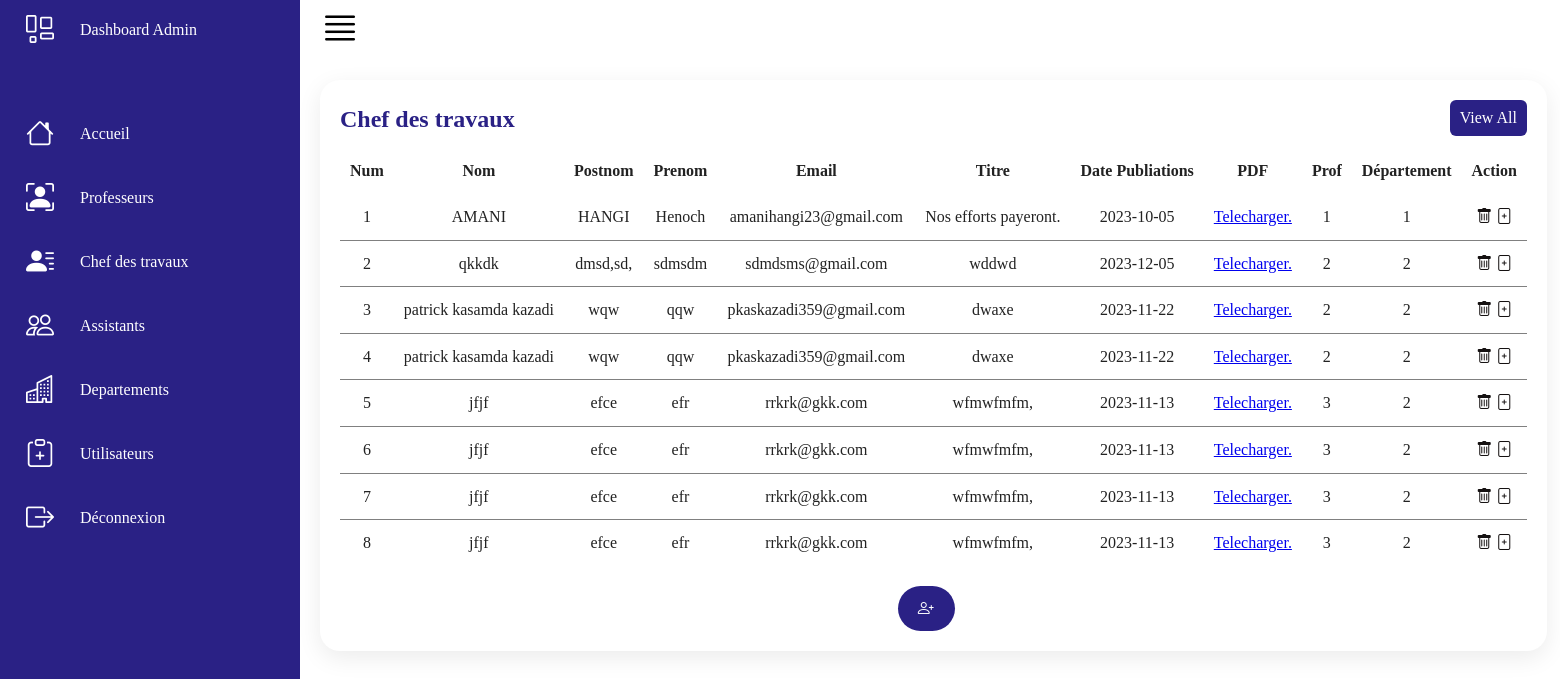
/CT.php, run on the app's committed database.
### tables this page shows
CREATE TABLE IF NOT EXISTS `ct` (
  `IdCt` int NOT NULL AUTO_INCREMENT,
  `Nom` varchar(25) DEFAULT NULL,
  `Postnom` varchar(25) DEFAULT NULL,
  `Prenom` varchar(25) DEFAULT NULL,
  `Email` varchar(255) DEFAULT NULL,
  `Tel` varchar(25) DEFAULT NULL,
  `Sexe` enum('M','F') DEFAULT NULL,
  `Article` varchar(255) DEFAULT NULL,
  `Date` date DEFAULT NULL,
  `Pdf` varchar(255) DEFAULT NULL,
  `FKIdProf` int DEFAULT NULL,
  `FKIdDep` int DEFAULT NULL,
  PRIMARY KEY (`IdCt`),
  KEY `FKIdProf` (`FKIdProf`),
  KEY `FKIdDep` (`FKIdDep`)
);

### CT.php (the view, shortened to what this page needs)
<?php
$db_host = "localhost";
$db_user = "root";
$db_pass = "";
$db_name = "publications";
 $conn = new mysqli($db_host, $db_user, $db_pass, $db_name);
$sql = "SELECT *FROM ct";
$result = $conn->query($sql);
?>
<!DOCTYPE html>
<html lang="fr">
<head>
    <link rel="stylesheet" href="Style/Dashboard.css">
    <link rel="stylesheet" href="Js/main.Js">
    <link href="Sheria-icons/Sheria-icons.css" rel="stylesheet">
</head>
<body>
    <div class="container">
        <div class="navigation">
            <ul>
                <li>
                    <a href="#">
                        <span class="icon">
                            <ion-icon class="bi bi-layout-wtf"></ion-icon>
                        </span>
                        <span class="title">Dashboard Admin</span>
                    </a>
                </li>
                <li>
                    <a href="Dashboard.php">
                        <span class="icon">
                            <ion-icon class="bi bi-house"></ion-icon>
                        </span>
                        <span class="title">Accueil</span>
                    </a>
                </li>
                <li>
                    <a href="Professeur.php">
                        <span class="icon">
                            <ion-icon class="bi bi-person-bounding-box"></ion-icon>
                        </span>
                        <span class="title">Professeurs</span>
                    </a>
                </li>
                <li>
                    <a href="#">
                        <span class="icon">
                            <ion-icon class="bi bi-person-lines-fill"></ion-icon>
                        </span>
                        <span class="title">Chef des travaux</span>
                    </a>
                </li>
                <li>
                    <a href="Ass.php">
                        <span class="icon">
                            <ion-icon class="bi bi-people"></ion-icon>
                        </span>
                        <span class="title">Assistants</span>
                    </a>
                </li>
                <li>
                    <a href="Depart.php">
                        <span class="icon">
                            <ion-icon class="bi bi-building"></ion-icon>
                        </span>
                        <span class="title">Departements</span>
                    </a>
                </li>
                <li>
                    <a href="Utilisateur.php">
                        <span class="icon">
                            <ion-icon class="bi bi-clipboard-plus"></ion-icon>
                        </span>
                        <span class="title">Utilisateurs</span>
                    </a>
                </li>
                <li>
                    <a href="Login Admin.php">
                        <span class="icon">
                            <ion-icon class="bi bi-box-arrow-right"></ion-icon>
                        </span>
                        <span class="title">Déconnexion</span>
                    </a>
                </li>
            </ul>
        </div>
        <div class="main">
            <div class="topbar">
                <div class="toggle">
                    <ion-icon class="bi bi-justify"></ion-icon>
                </div>
            </div>
        <div class="details">
            <div class="recentOrders">
                <div class="cardHeader">
                    <h2>Chef des travaux</h2>
                    <a href="#" class="btn">View All</a>
                </div>
                <table>
                    <thead>
                        <tr>
                            <td>Num</td>
                            <td>Nom</td>
                            <td>Postnom</td>
                            <td>Prenom</td>
                            <td>Email</td>
                            <td>Titre</td>
                            <td>Date Publiations</td>
                            <td>PDF</td>
                            <td>Prof</td>
                            <td>Département</td>
                            <td>Action</td>
                        </tr>
                    </thead>
                    <tbody>
                    <?php
                        $index=1;
                        if ($result->num_rows > 0) {
                         while ($row = $result->fetch_assoc()) {
                        $file_path = "uploads/" . $row['Pdf'];
                    ?>
                        <tr>
                            <td> <?php echo $index; ?> </td>
                            <td><?php echo $row['Nom']; ?></td>
                            <td><?php echo $row['Postnom']; ?></td>
                            <td><?php echo $row['Prenom']; ?></td>
                            <td><?php echo $row['Email']; ?></td>
                            <td><?php echo $row['Article']; ?></td>
                            <td><?php echo $row['Date']; ?></td>
                            <td><a href="<?php echo $file_path; ?>" download>Telecharger.</a></td>
                            <td><?php echo $row['FKIdProf']; ?></td>
                            <td><?php echo $row['FKIdDep']; ?></td>
                            <td>
                                <a href="SupprimerCT.php?IdCt=<?php echo $row['IdCt']; ?>" class="Sup">
                                    <ion-icon class="bi bi-trash"></ion-icon>
                                </a>
                                <a href="ModifierCT.php?IdCt=<?php echo $row['IdCt']; ?>" class="Mod">
                                    <ion-icon class="bi bi-file-plus"></ion-icon>
                                </a>
                            </td>
                        </tr>
                        <?php
                        $index++;
                            }
                        } else {
                        ?>
                    <?php
                    }
                    ?>
                    </tbody>
                </table>
                <div class="inputboite">
                    <a href="FormCT.php" class="btn2"><ion-icon class="bi bi-person-plus"></ion-icon></a>
                </div>
            </div>
        </div>
    </div>
</div>
</body>
</html>

### Style/Dashboard.css (style rules this page uses)
* { font-family: Maiandra GD; margin: 0px; padding: 0px; box-sizing: border-box; scroll-behavior: smooth; }
body { font-size: 16px; font-family: "montserrat", sans-serif; line-height: 1.6; margin: 0; font-weight: 500; background: #fbfbfb; }
.container { position: relative; width: 100%; }
.navigation { position: fixed; width: 300px; height: 100%; background: #2a2185; border-left: 10px solid #2a2185; transition: 0.5s; overflow: hidden; }
.navigation ul { position: absolute; top: 0; left: 0; width: 100%; }
.navigation ul li { position: relative; width: 100%; list-style: none; border-top-left-radius: 30px; border-bottom-left-radius: 30px; }
.navigation ul li:nth-child(1) { margin-bottom: 40px; pointer-events: none; }
.navigation ul li a { position: relative; display: block; width: 100%; display: flex; text-decoration: none; color: #fff; }
.navigation ul li a .icon { position: relative; display: block; min-width: 60px; line-height: 60px; text-align: center; }
.navigation ul li a .icon ion-icon { font-size: 1.75rem; }
.navigation ul li a .title { position: relative; display: block; padding: 0 10px; height: 60px; line-height: 60px; text-align: start; white-space: nowrap; }
.main { position: absolute; left: 300px; min-height: 100vh; background: #fff; transition: 0.5s; }
.topbar { width: 100%; height: 60px; display: flex; justify-content: space-between; align-items: center; padding: 0 10px; }
.toggle { position: relative; width: 60px; display: flex; justify-content: center; align-items: center; font-size: 2.5rem; cursor: pointer; }
.details { position: relative; width: 100%; padding: 20px; display: grid; grid-template-columns: 2fr 1fr; grid-gap: 30px; }
.details .recentOrders { position: relative; display: grid; min-height: 500px; background: #fff; padding: 20px; box-shadow: 0 7px 25px rgba(0, 0, 0, 0.08); border-radius: 20px; }
.details .cardHeader { display: flex; justify-content: space-between; align-items: flex-start; }
.cardHeader h2 { font-weight: 600; color: #2a2185; }
.cardHeader .btn { position: relative; padding: 5px 10px; background: #2a2185; text-decoration: none; color: #fff; border-radius: 6px; }
.details table { width: 100%; border-collapse: collapse; margin-top: 10px; white-space: nowrap; }
.details table thead td { font-weight: 600; text-align: left; }
.details .recentOrders table tr { color: #222; border-bottom: 1px solid gray; text-align: left; }
.details .recentOrders table tr:last-child { border-bottom: none; }
.Sup { color: #151111; text-decoration: none; width: 20px; height: 20px; transition: 0.3s; }
.Mod { color: #151111; text-decoration: none; width: 20px; height: 20px; transition: 0.3s; }
.details .recentOrders table tr td { padding: 10px; text-align: center; }
.details .recentOrders table tr td:last-child { text-align: center; }
.details .recentOrders table tr td:nth-child(2) { text-align: center; }
.details .recentOrders table tr td:nth-child(3) { text-align: center; }
.details .recentOrders table tr td:nth-child(4) { text-align: center; }
.details .recentOrders table tr td:nth-child(5) { text-align: center; }
.details .recentOrders table tr td:nth-child(6) { text-align: center; }
.details .recentOrders table tr td:nth-child(7) { text-align: center; }
.details .recentOrders table tr td:nth-child(8) { text-align: center; }
.details .recentOrders table tr td:nth-child(9) { text-align: center; }

### CT.php (style rules this page uses)
.btn2 { font-size: 1em; color: #fff; background: #2a2185; padding: 10px 20px; display: inline-block; margin-top: 20px; text-transform: uppercase; text-decoration: none; letter-spacing: 1px; transition: 0.5s; margin-left: 47%; border-radius: 2rem; }

### data on the page
ct: Nom "AMANI", Postnom "HANGI", Prenom "Henoch", Email "amanihangi23@gmail.com", Article "Nos efforts payeront.", Date "2023-10-05", FKIdProf "1", FKIdDep "1"
ct: Nom "qkkdk", Postnom "dmsd,sd,", Prenom "sdmsdm", Email "sdmdsms@gmail.com", Article "wddwd", Date "2023-12-05", FKIdProf "2", FKIdDep "2"
ct: Nom "patrick kasamda kazadi", Postnom "wqw", Prenom "qqw", Email "pkaskazadi359@gmail.com", Article "dwaxe", Date "2023-11-22", FKIdProf "2", FKIdDep "2"
ct: Nom "patrick kasamda kazadi", Postnom "wqw", Prenom "qqw", Email "pkaskazadi359@gmail.com", Article "dwaxe", Date "2023-11-22", FKIdProf "2", FKIdDep "2"
ct: Nom "jfjf", Postnom "efce", Prenom "efr", Email "rrkrk@gkk.com", Article "wfmwfmfm,", Date "2023-11-13", FKIdProf "3", FKIdDep "2"
ct: Nom "jfjf", Postnom "efce", Prenom "efr", Email "rrkrk@gkk.com", Article "wfmwfmfm,", Date "2023-11-13", FKIdProf "3", FKIdDep "2"
ct: Nom "jfjf", Postnom "efce", Prenom "efr", Email "rrkrk@gkk.com", Article "wfmwfmfm,", Date "2023-11-13", FKIdProf "3", FKIdDep "2"
ct: Nom "jfjf", Postnom "efce", Prenom "efr", Email "rrkrk@gkk.com", Article "wfmwfmfm,", Date "2023-11-13", FKIdProf "3", FKIdDep "2"
